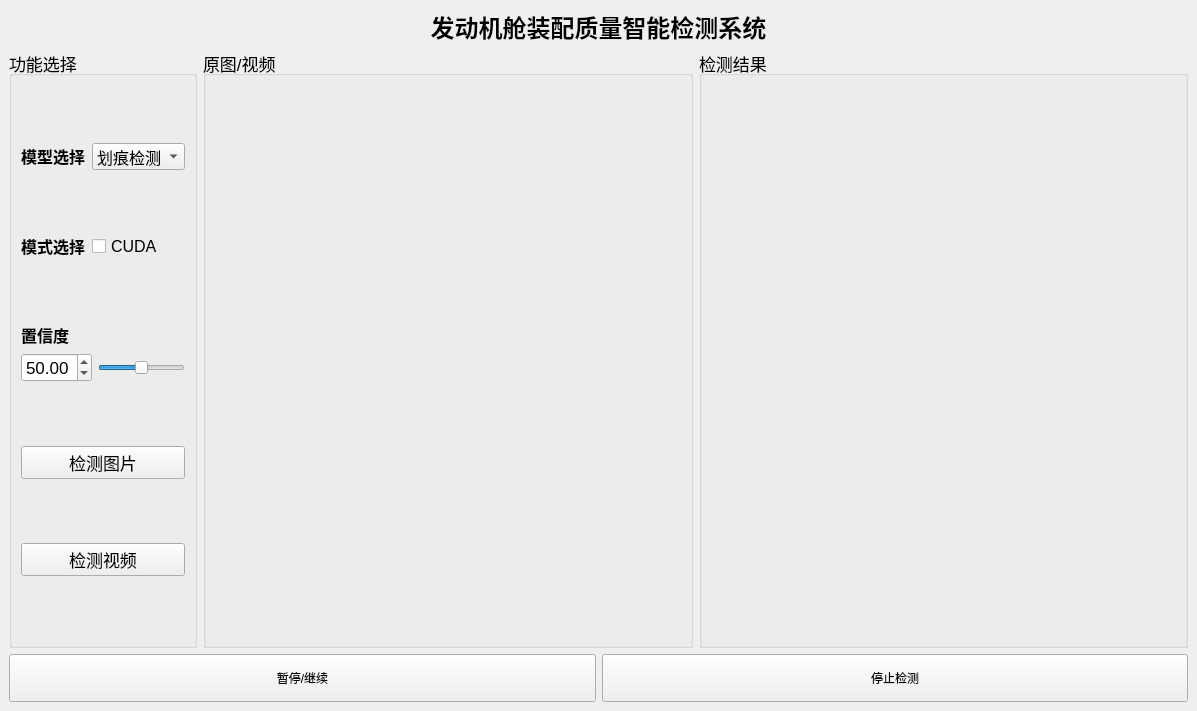
<?xml version="1.0" encoding="UTF-8"?>
<ui version="4.0">
 <class>MainWindow</class>
 <widget class="QMainWindow" name="MainWindow">
  <property name="geometry">
   <rect>
    <x>0</x>
    <y>0</y>
    <width>1197</width>
    <height>711</height>
   </rect>
  </property>
  <property name="windowTitle">
   <string>MainWindow</string>
  </property>
  <widget class="QWidget" name="centralwidget">
   <layout class="QVBoxLayout" name="verticalLayout_4" stretch="1,25,2">
    <item>
     <widget class="QLabel" name="label">
      <property name="sizePolicy">
       <sizepolicy hsizetype="Preferred" vsizetype="Preferred">
        <horstretch>0</horstretch>
        <verstretch>0</verstretch>
       </sizepolicy>
      </property>
      <property name="font">
       <font>
        <pointsize>18</pointsize>
        <weight>75</weight>
        <italic>false</italic>
        <bold>true</bold>
       </font>
      </property>
      <property name="text">
       <string>发动机舱装配质量智能检测系统</string>
      </property>
      <property name="textFormat">
       <enum>Qt::AutoText</enum>
      </property>
      <property name="scaledContents">
       <bool>false</bool>
      </property>
      <property name="alignment">
       <set>Qt::AlignCenter</set>
      </property>
     </widget>
    </item>
    <item>
     <layout class="QHBoxLayout" name="horizontalLayout_7" stretch="1,5,5">
      <item>
       <widget class="QGroupBox" name="groupBox">
        <property name="sizePolicy">
         <sizepolicy hsizetype="Minimum" vsizetype="Minimum">
          <horstretch>0</horstretch>
          <verstretch>0</verstretch>
         </sizepolicy>
        </property>
        <property name="font">
         <font>
          <pointsize>13</pointsize>
         </font>
        </property>
        <property name="title">
         <string>功能选择</string>
        </property>
        <layout class="QVBoxLayout" name="verticalLayout_3">
         <item>
          <layout class="QHBoxLayout" name="horizontalLayout_4" stretch="1,4">
           <item>
            <widget class="QLabel" name="label_2">
             <property name="sizePolicy">
              <sizepolicy hsizetype="Minimum" vsizetype="Fixed">
               <horstretch>0</horstretch>
               <verstretch>0</verstretch>
              </sizepolicy>
             </property>
             <property name="font">
              <font>
               <pointsize>12</pointsize>
               <weight>75</weight>
               <bold>true</bold>
              </font>
             </property>
             <property name="text">
              <string>模型选择</string>
             </property>
            </widget>
           </item>
           <item>
            <widget class="QComboBox" name="comboBox">
             <property name="sizePolicy">
              <sizepolicy hsizetype="Minimum" vsizetype="Fixed">
               <horstretch>0</horstretch>
               <verstretch>0</verstretch>
              </sizepolicy>
             </property>
             <property name="font">
              <font>
               <pointsize>12</pointsize>
              </font>
             </property>
             <property name="focusPolicy">
              <enum>Qt::WheelFocus</enum>
             </property>
             <property name="layoutDirection">
              <enum>Qt::LeftToRight</enum>
             </property>
             <item>
              <property name="text">
               <string>划痕检测</string>
              </property>
             </item>
             <item>
              <property name="text">
               <string>异物检测</string>
              </property>
             </item>
            </widget>
           </item>
          </layout>
         </item>
         <item>
          <layout class="QHBoxLayout" name="horizontalLayout_5" stretch="1,6">
           <item>
            <widget class="QLabel" name="label_5">
             <property name="sizePolicy">
              <sizepolicy hsizetype="Minimum" vsizetype="Fixed">
               <horstretch>0</horstretch>
               <verstretch>0</verstretch>
              </sizepolicy>
             </property>
             <property name="font">
              <font>
               <pointsize>12</pointsize>
               <weight>75</weight>
               <bold>true</bold>
              </font>
             </property>
             <property name="text">
              <string>模式选择</string>
             </property>
            </widget>
           </item>
           <item>
            <widget class="QCheckBox" name="checkBox">
             <property name="font">
              <font>
               <pointsize>12</pointsize>
              </font>
             </property>
             <property name="contextMenuPolicy">
              <enum>Qt::CustomContextMenu</enum>
             </property>
             <property name="layoutDirection">
              <enum>Qt::LeftToRight</enum>
             </property>
             <property name="text">
              <string>CUDA</string>
             </property>
            </widget>
           </item>
          </layout>
         </item>
         <item>
          <layout class="QVBoxLayout" name="verticalLayout_2">
           <item>
            <widget class="QLabel" name="label_3">
             <property name="sizePolicy">
              <sizepolicy hsizetype="Minimum" vsizetype="Fixed">
               <horstretch>0</horstretch>
               <verstretch>0</verstretch>
              </sizepolicy>
             </property>
             <property name="font">
              <font>
               <pointsize>12</pointsize>
               <weight>75</weight>
               <bold>true</bold>
              </font>
             </property>
             <property name="text">
              <string>置信度</string>
             </property>
            </widget>
           </item>
           <item>
            <layout class="QHBoxLayout" name="horizontalLayout">
             <item>
              <widget class="QDoubleSpinBox" name="doubleSpinBox">
               <property name="value">
                <double>50.000000000000000</double>
               </property>
              </widget>
             </item>
             <item>
              <widget class="QSlider" name="horizontalSlider">
               <property name="sizePolicy">
                <sizepolicy hsizetype="Expanding" vsizetype="Fixed">
                 <horstretch>0</horstretch>
                 <verstretch>0</verstretch>
                </sizepolicy>
               </property>
               <property name="value">
                <number>50</number>
               </property>
               <property name="orientation">
                <enum>Qt::Horizontal</enum>
               </property>
              </widget>
             </item>
            </layout>
           </item>
          </layout>
         </item>
         <item>
          <widget class="QPushButton" name="pushButton_detect_img">
           <property name="sizePolicy">
            <sizepolicy hsizetype="Minimum" vsizetype="Fixed">
             <horstretch>0</horstretch>
             <verstretch>0</verstretch>
            </sizepolicy>
           </property>
           <property name="text">
            <string>检测图片</string>
           </property>
          </widget>
         </item>
         <item>
          <widget class="QPushButton" name="pushButton_detect_video">
           <property name="sizePolicy">
            <sizepolicy hsizetype="Minimum" vsizetype="Fixed">
             <horstretch>0</horstretch>
             <verstretch>0</verstretch>
            </sizepolicy>
           </property>
           <property name="text">
            <string>检测视频</string>
           </property>
          </widget>
         </item>
        </layout>
       </widget>
      </item>
      <item>
       <widget class="QGroupBox" name="groupBox_3">
        <property name="sizePolicy">
         <sizepolicy hsizetype="Minimum" vsizetype="Minimum">
          <horstretch>0</horstretch>
          <verstretch>0</verstretch>
         </sizepolicy>
        </property>
        <property name="font">
         <font>
          <pointsize>13</pointsize>
         </font>
        </property>
        <property name="title">
         <string>原图/视频</string>
        </property>
        <layout class="QGridLayout" name="gridLayout_2">
         <item row="0" column="0">
          <widget class="QLabel" name="label_origin_output">
           <property name="text">
            <string/>
           </property>
          </widget>
         </item>
        </layout>
       </widget>
      </item>
      <item>
       <widget class="QGroupBox" name="groupBox_2">
        <property name="sizePolicy">
         <sizepolicy hsizetype="Minimum" vsizetype="Minimum">
          <horstretch>0</horstretch>
          <verstretch>0</verstretch>
         </sizepolicy>
        </property>
        <property name="font">
         <font>
          <pointsize>13</pointsize>
         </font>
        </property>
        <property name="title">
         <string>检测结果</string>
        </property>
        <layout class="QGridLayout" name="gridLayout">
         <item row="0" column="0">
          <widget class="QLabel" name="label_detection_output">
           <property name="text">
            <string/>
           </property>
          </widget>
         </item>
        </layout>
       </widget>
      </item>
     </layout>
    </item>
    <item>
     <layout class="QHBoxLayout" name="horizontalLayout_2">
      <item>
       <widget class="QPushButton" name="pushButton_pause">
        <property name="sizePolicy">
         <sizepolicy hsizetype="Minimum" vsizetype="Minimum">
          <horstretch>0</horstretch>
          <verstretch>0</verstretch>
         </sizepolicy>
        </property>
        <property name="text">
         <string>暂停/继续</string>
        </property>
       </widget>
      </item>
      <item>
       <widget class="QPushButton" name="pushButton_stopdetect">
        <property name="sizePolicy">
         <sizepolicy hsizetype="Minimum" vsizetype="Minimum">
          <horstretch>0</horstretch>
          <verstretch>0</verstretch>
         </sizepolicy>
        </property>
        <property name="text">
         <string>停止检测</string>
        </property>
       </widget>
      </item>
     </layout>
    </item>
   </layout>
  </widget>
 </widget>
 <resources/>
 <connections/>
</ui>
